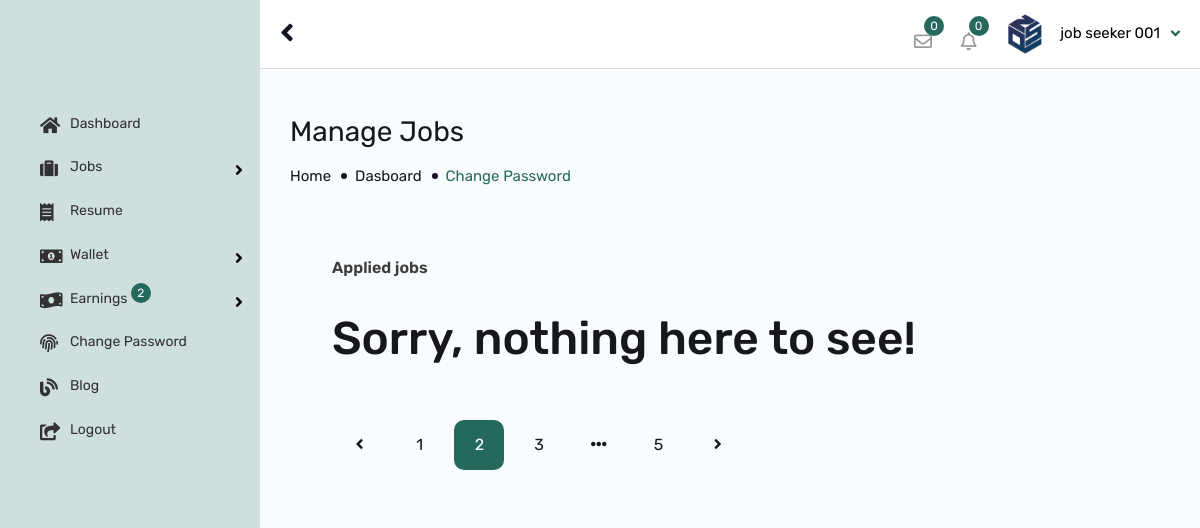
Page /job/my-applications/ (signed in) on the committed database.
### app_user/models.py (models this page shows, shortened)
class AppUser(models.Model):
    qr_photo = models.FileField(upload_to='account_files/profile_photos/', blank=True, default="default_files/default_face.jpg")
    user = models.OneToOneField(User, on_delete=models.CASCADE)
    account_type = models.CharField(default="candidate",max_length=10)
    cprofile_status = models.BooleanField(default=False)
    cv = models.FileField(upload_to='account_files/profile_photos/', blank=True, default="default_files/default_face.jpg")
    profile_photo = models.FileField(upload_to='account_files/profile_photos/', blank=True, default="default_files/default_face.jpg")
    address = models.TextField(default=" ")
    country = models.CharField(default=" ",max_length=100)
    postcode = models.CharField(default=" ",max_length=100, blank=True, null=True)
    language = models.CharField(default=" ",max_length=100, blank=True, null=True)
    job_category = models.CharField(default=" ",max_length=100, blank=True, null=True)
    city = models.CharField(default=" ",max_length=100, blank=True, null=True)
    experience = models.CharField(default=" ",max_length=100, blank=True, null=True)
    current_salary = models.CharField(default=" ",max_length=100, blank=True, null=True)
    expected_salary = models.CharField(default=" ",max_length=100, blank=True, null=True)
    phone_no = models.CharField(default=" ",max_length=15)
    age = models.CharField(default="dd/mm/yyyy",max_length=55)
    gender = models.CharField(default=" ",max_length=10)
    facebook_link = models.CharField(default="",max_length=100, blank=True, null=True)
    twitter_link = models.CharField(default="",max_length=100, blank=True, null=True)
    instagram_link = models.CharField(default="",max_length=100, blank=True, null=True)
    linkedin_link = models.CharField(default="",max_length=100, blank=True, null=True)
    github_link = models.CharField(default="",max_length=100, blank=True, null=True)
    discord_link = models.CharField(default="",max_length=100, blank=True, null=True)
    agency_name = models.CharField(default="",max_length=30, null=True)
    rank = models.CharField(default="1",max_length=30, null=True)
    ranks = models.CharField(default="1",max_length=30, null=True)
    rankers = models.CharField(default="1",max_length=30, null=True)
    charge = models.CharField(default="0",max_length=30, null=True)
    bio = models.TextField(default="This agency have not updated their bio..", null=True)
    agency_logo = models.FileField(upload_to='account_files/profile_photos/', blank=True, default="default_files/default_face.jpg")
    resume = models.ForeignKey(Resume, on_delete=models.CASCADE, null=True)
    otp_code = models.CharField(default="none",max_length=10)
    ec_status = models.BooleanField(default=False)
    status = models.BooleanField(default=False)
    wallet_address = models.CharField(default="null",max_length=100)
    wallet_key = models.CharField(default="null",max_length=100)
    pub_date = models.DateTimeField(default=timezone.now)

### job/views.py (the view)
# urls.py: path("my-applications/", views.MyApplicationsView, name="my_applications"),
def MyApplicationsView(request):
    app_user = AppUser.objects.get(user__pk=request.user.id)
    if request.method == "POST":
        pass
    else:
        my_applications = []
        jobs = Job.objects.all()
        for item in jobs:
            for jtem in item.applications.all():
                if jtem.app_user == app_user:
                    my_applications.append(item)
        context = {"app_user": app_user, "my_applications": my_applications}
        return render(request, "job/my_applications.html", context )

### job/templates/job/my_applications.html (shortened to what this page needs)
{% extends 'app_user/auth_base.html' %}
{% load static %}
{% load humanize %}
{% block content %}
{% include "app_user/header.html" %}
{% include "app_user/sidebar.html" %}
            <div id="content">
            <div class="content-admin-main">
                <div class="wt-admin-right-page-header clearfix">
                    <h2>Manage Jobs</h2>
                    <div class="breadcrumbs"><a href="#">Home</a><a href="#">Dasboard</a><span>Change Password</span></div>
                </div>
                <div class="container">
                    <div class="row">
                        <div class="col-xl-10 col-lg-8 col-md-12 m-b30">
                            <div class="twm-right-section-panel candidate-save-job site-bg-gray">
                                <div class="product-filter-wrap d-flex justify-content-between align-items-center">
                                    <span class="woocommerce-result-count-left">Applied jobs</span>
                                </div>
                                <div class="twm-jobs-list-wrap">
                                    <ul>
                                    {% if my_applications %}
                    				{% for item in my_applications %}
                                        <li>
                                            <div class="twm-jobs-list-style1 mb-5">
                                                <div class="twm-media">
                                                	{% if item.app_user.agency_logo %}
                                                    <img src="{{ item.app_user.agency_logo.url }}" alt="#">
                                                    {% else %}
                                                    <img src="{{ item.app_user.profile_photo.url }}" alt="#">
                                                    {% endif %}
                                                </div>
                                                <div class="twm-mid-content">
                                                    <a href="{% url 'job:job_detail' item.id %}" class="twm-job-title">
                                                        <h4>{{ item.title }}<span class="twm-job-post-duration">/ {{ item.pub_date }}</span></h4>
                                                    </a>
                                                    <p class="twm-job-address">{{ item.description|truncatewords:11 }}</p>
                                                </div>
                                                <div class="twm-right-content">
                                                    <div class="twm-jobs-category green"><span class="twm-bg-green">{{ item.job_type }}</span></div>
                                                    <div class="twm-jobs-amount">{{ item.salary }} <span>/ Month</span></div>
                                                    <a href="{% url 'job:job_detail' item.id %}" class="twm-jobs-browse site-text-primary">View</a>
                                                </div>
                                            </div>
                                        </li>
        							{% endfor %}
                      				{% else %}
                        				<h2>Sorry, nothing here to see!</h2>
                      				{% endif %}
                                    </ul>
                                </div>
                                <div class="pagination-outer">
                                    <div class="pagination-style1">
                                        <ul class="clearfix">
                                            <li class="prev"><a href="javascript:;"><span> <i class="fa fa-angle-left"></i> </span></a></li>
                                            <li><a href="javascript:;">1</a></li>
                                            <li class="active"><a href="javascript:;">2</a></li>
                                            <li><a href="javascript:;">3</a></li>
                                            <li><a class="javascript:;" href="javascript:;"><i class="fa fa-ellipsis-h"></i></a></li>
                                            <li><a href="javascript:;">5</a></li>
                                            <li class="next"><a href="javascript:;"><span> <i class="fa fa-angle-right"></i> </span></a></li>
                                        </ul>
                                    </div>
                                </div>
                            </div>
                        </div>
                    </div>
                </div>
            </div>
        </div>
{% endblock %}

### app_user/templates/app_user/header.html (shortened to what this page needs)
{% load static %}
        <header id="header-admin-wrap" class="header-admin-fixed">
            <div id="header-admin">
                <div class="container">
                    <div class="header-left">
                        <div class="nav-btn-wrap">
                            <a class="nav-btn-admin" id="sidebarCollapse">
                                <span class="fa fa-angle-left"></span>
                            </a>
                        </div>
                    </div>
                    <div class="header-right">
                        <ul class="header-widget-wrap">
                            <li class="header-widget dashboard-message-dropdown">
                                <div class="dropdown">
                                    <a href="javascript:;" class="dropdown-toggle jobzilla-admin-messange" id="ID-MSG_dropdown" data-bs-toggle="dropdown">
                                        <i class="far fa-envelope"></i>
                                        <span class="notification-animate">0</span>
                                    </a>
                                </div>
                            </li>
                            <li class="header-widget dashboard-noti-dropdown">
                                <div class="dropdown">
                                    <a  href="javascript:;" class="dropdown-toggle jobzilla-admin-notification" id="ID-NOTI_dropdown" data-bs-toggle="dropdown">
                                        <i class="far fa-bell"></i>
                                        <span class="notification-animate">0</span>
                                    </a>
                            </li>
                            <li class="header-widget">
                                <div class="dashboard-user-section">
                                    <div class="listing-user">
                                        <div class="dropdown">
                                            <a href="javascript:;" class="dropdown-toggle" id="ID-ACCOUNT_dropdown" data-bs-toggle="dropdown">
                                                <div class="user-name text-black">
                                                    <span>
                                                        <img src="{{ app_user.profile_photo.url }}" alt="" />
                                                    </span>{{ app_user.user.first_name }} {{ app_user.user.last_name }}
                                                </div>
                                            </a>
                                        </div>
                                    </div>
                               </div>
                            </li>
                        </ul>
                    </div>
                </div>
            </div>
        </header>

### rows in the picture
AppUser: profile_photo (picture), user.first_name "job seeker", user.last_name "001"
